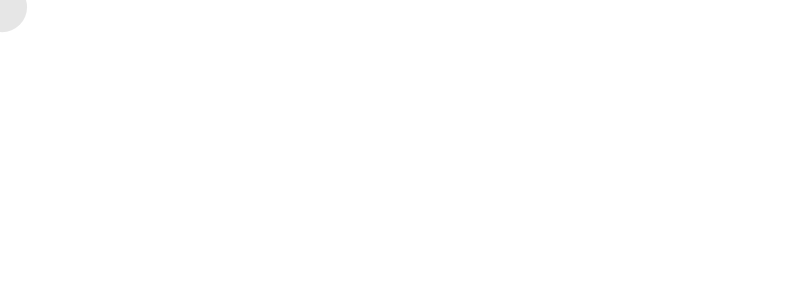
Frame 1 (no input)
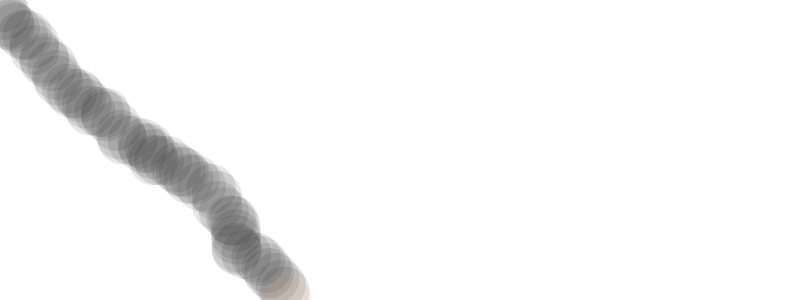
Frame 60 (no input)
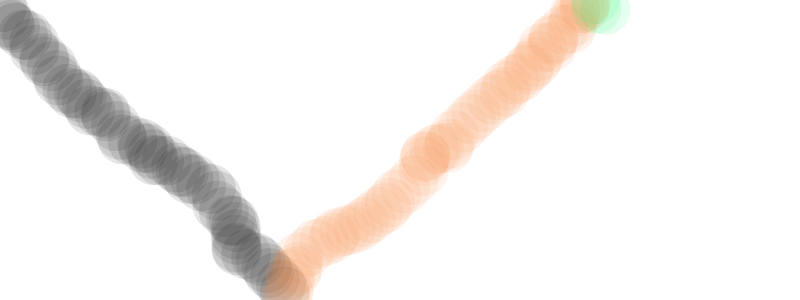
Frame 120 (the mouse pressed at the canvas centre since frame 60)

The p5.js sketch that drew these frames (run headless with seeded random() and noise() and a simulated clock; from frame 60 on, the mouse is pressed at the canvas centre):

// p5.js sketch
// ── sketch.js
var x=0
var y=0
var movingDown=true
var movingRight=true
var currentColor

function setup() {
  createCanvas(800,300)
  currentColor = color(0,25)
  noStroke()
}

function draw() {
  //make x get bigger by 1 each frame
  if(movingDown) {
    y=y + random(0,10)
  } else {
    y=y - random(0,10)
  }
  if (movingRight) {
    x=x + random (0,10)
  } else {
    x=x - random (0,10)
  }
  if (y>height) {
    movingDown=false
    currentColor= color(random(0,255), random(0,255), random(0,255),25)
  }
  if (y<0) {
    movingDown=true
    currentColor= color(random(0,255), random(0,255), random(0,255),25)
  }
  if (x>width) {
    movingRight=false
    currentColor= color(random(0,255), random(0,255), random(0,255),25)
  }
  if (x<0) {
    movingRight=true
    currentColor= color(random(0,255), random(0,255), random(0,255),25)
  }
  fill(currentColor)
   //draw our circle at current x and y coordnates
  ellipse(x,y,50,50)
}
